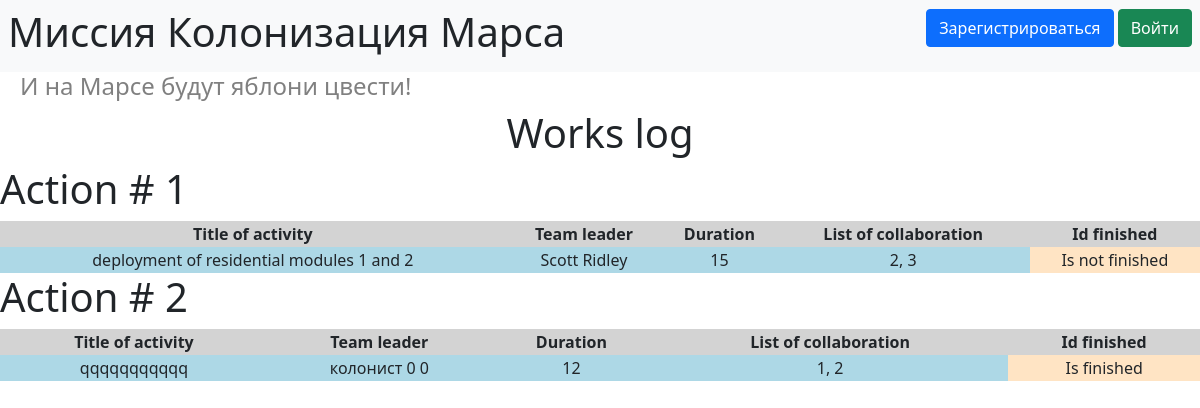
The app's page /, older data.
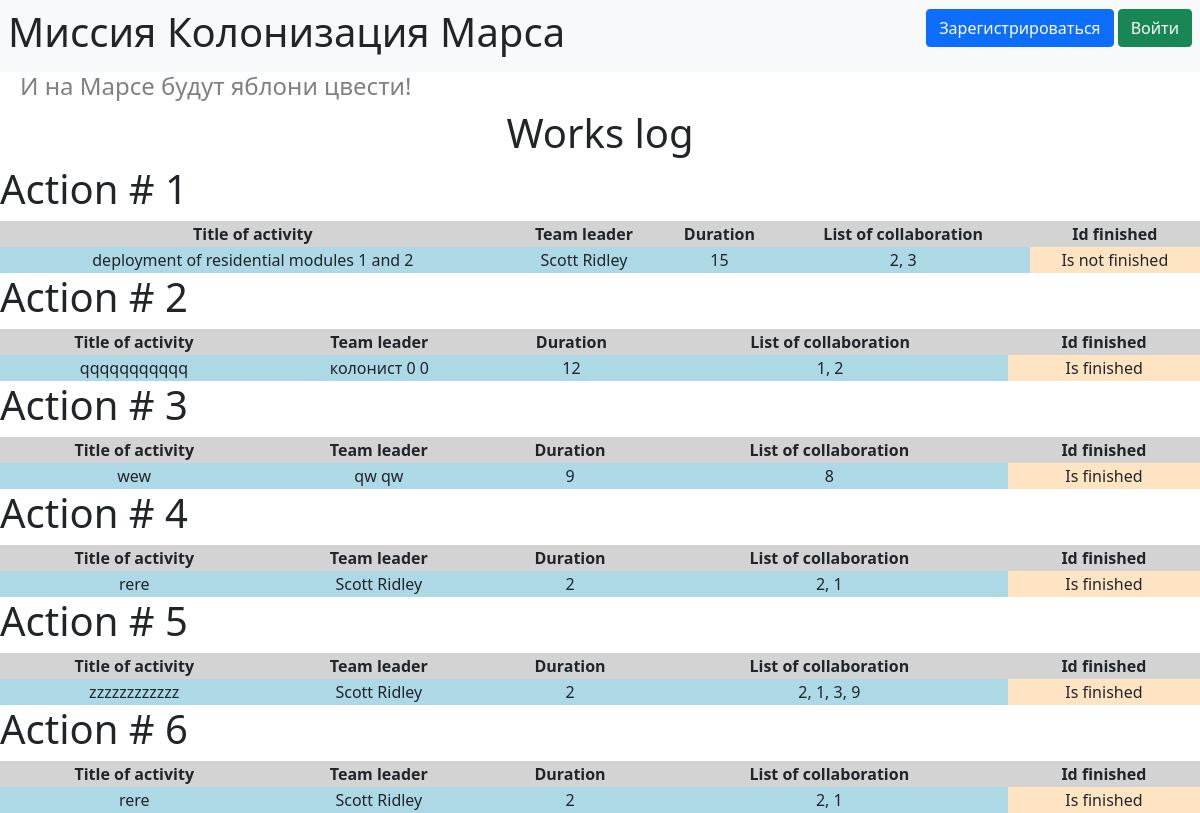
The same page, newer data.
### data/job.py (models this page shows, shortened)
class Jobs (SqlAlchemyBase, SerializerMixin):
    __tablename__ = 'jobs'
    id = sqlalchemy.Column(sqlalchemy.Integer,
                           primary_key=True, autoincrement=True)
    team_leader = sqlalchemy.Column(sqlalchemy.Integer, sqlalchemy.ForeignKey('users.id'))
    job = sqlalchemy.Column(sqlalchemy.String)
    work_size = sqlalchemy.Column(sqlalchemy.Integer)
    collaborators = sqlalchemy.Column(sqlalchemy.String)
    start_date = sqlalchemy.Column(sqlalchemy.DateTime,
                                     default=datetime.datetime.now)
    end_date = sqlalchemy.Column(sqlalchemy.DateTime)
    is_finished = sqlalchemy.Column(sqlalchemy.Boolean)
    user = orm.relation('User')

### data/users.py (models this page shows, shortened)
class User(SqlAlchemyBase, UserMixin, SerializerMixin):
    __tablename__ = 'users'
    id = sqlalchemy.Column(sqlalchemy.Integer,
                           primary_key=True, autoincrement=True)
    name = sqlalchemy.Column(sqlalchemy.String, nullable=True)
    surname = sqlalchemy.Column(sqlalchemy.String)
    age = sqlalchemy.Column(sqlalchemy.Integer)
    position = sqlalchemy.Column(sqlalchemy.String)
    speciality = sqlalchemy.Column(sqlalchemy.String)
    address = sqlalchemy.Column(sqlalchemy.String)
    about = sqlalchemy.Column(sqlalchemy.String, nullable=True)
    email = sqlalchemy.Column(sqlalchemy.String,
                              index=True, unique=True, nullable=True)
    hashed_password = sqlalchemy.Column(sqlalchemy.String, nullable=True)
    created_date = sqlalchemy.Column(sqlalchemy.DateTime,
                                     default=datetime.datetime.now)
    news = orm.relation("News", back_populates='user')
    jobs = orm.relation('Jobs', back_populates='user')

### main.py (the view)
@app.route('/')
def works_log():
    db_sess = db_session.create_session()
    jobs = db_sess.query(Jobs).all()
    return render_template('works_log.html', jobs=jobs)

### data/db_session.py (called while the page is built)
def create_session() -> Session:
    global __factory
    return __factory()

### templates/works_log.html (shortened to what this page needs)
{% extends 'template.html' %}
{% block simulators %}
    <h1 style="text-align: center;">Works log</h1>
    {% for job in jobs %}
        <h1>Action # {{loop.index}}</h1>
        <table>
            <thead>
            <tr>
                <th>Title of activity</th>
                <th>Team leader</th>
                <th>Duration</th>
                <th>List of collaboration</th>
                <th>Id finished</th>
            </tr>
            </thead>
            <tbody>
                <tr>
                    <td>{{job.job}}</td>
                    <td>{{job.user.surname}} {{job.user.name}}</td>
                    <td>{{job.work_size}}</td>
                    <td>{{job.collaborators}}</td>
                    {% if job.is_finished %}
                        <td class="tab_tf">Is finished</td>
                    {% else %}
                        <td class="tab_tf">Is not finished</td>
                    {% endif %}
                </tr>
            </tbody>
        </table>
    {% endfor %}
{% endblock %}

### templates/template.html (shortened to what this page needs)
<!DOCTYPE html>
<html lang="en">
<head>
    <link rel="stylesheet"
        href="https://cdn.jsdelivr.net/npm/bootstrap@5.0.0-beta1/dist/css/bootstrap.min.css"
>
    <link rel="stylesheet" type="text/css" href="{{url_for('static', filename='css/style.css')}}" />
</head>
<body>
<header>
    <nav class="navbar navbar-light bg-light p-2 text-dark bg-opacity-10">
        <h1>Миссия Колонизация Марса</h1>
        {% if current_user.is_authenticated %}
            <a class="navbar-brand" href="/logout">{{ current_user.name }}</a>
        {% else %}
            <p>
                <a class="btn btn-primary " href="/register">Зарегистрироваться</a>
                <a class="btn btn-success" href="/login">Войти</a>
            </p>
        {% endif %}
    </nav>
</header>
    <h4>И на Марсе будут яблони цвести!</h4>
    {% block simulators %} {% endblock %}
</body>
</html>

### static/css/style.css (style rules this page uses)
h4 { color: #808080; margin-left: 20px; }
table { text-align: center; width: 100%; }
th { background-color: lightgray; }
td { background-color: lightblue; }
.tab_tf { background-color: bisque; }

Row changes from the older to the newer data that the page shows:
added Jobs: job "wew", user.surname "qw", user.name "qw", work_size "9", collaborators "8", is_finished "Is finished"
added Jobs: job "rere", user.surname "Scott", user.name "Ridley", work_size "2", collaborators "2, 1", is_finished "Is finished"
added Jobs: job "zzzzzzzzzzzz", user.surname "Scott", user.name "Ridley", work_size "2", collaborators "2, 1, 3, 9", is_finished "Is finished"
added Jobs: job "rere", user.surname "Scott", user.name "Ridley", work_size "2", collaborators "2, 1", is_finished "Is finished"
